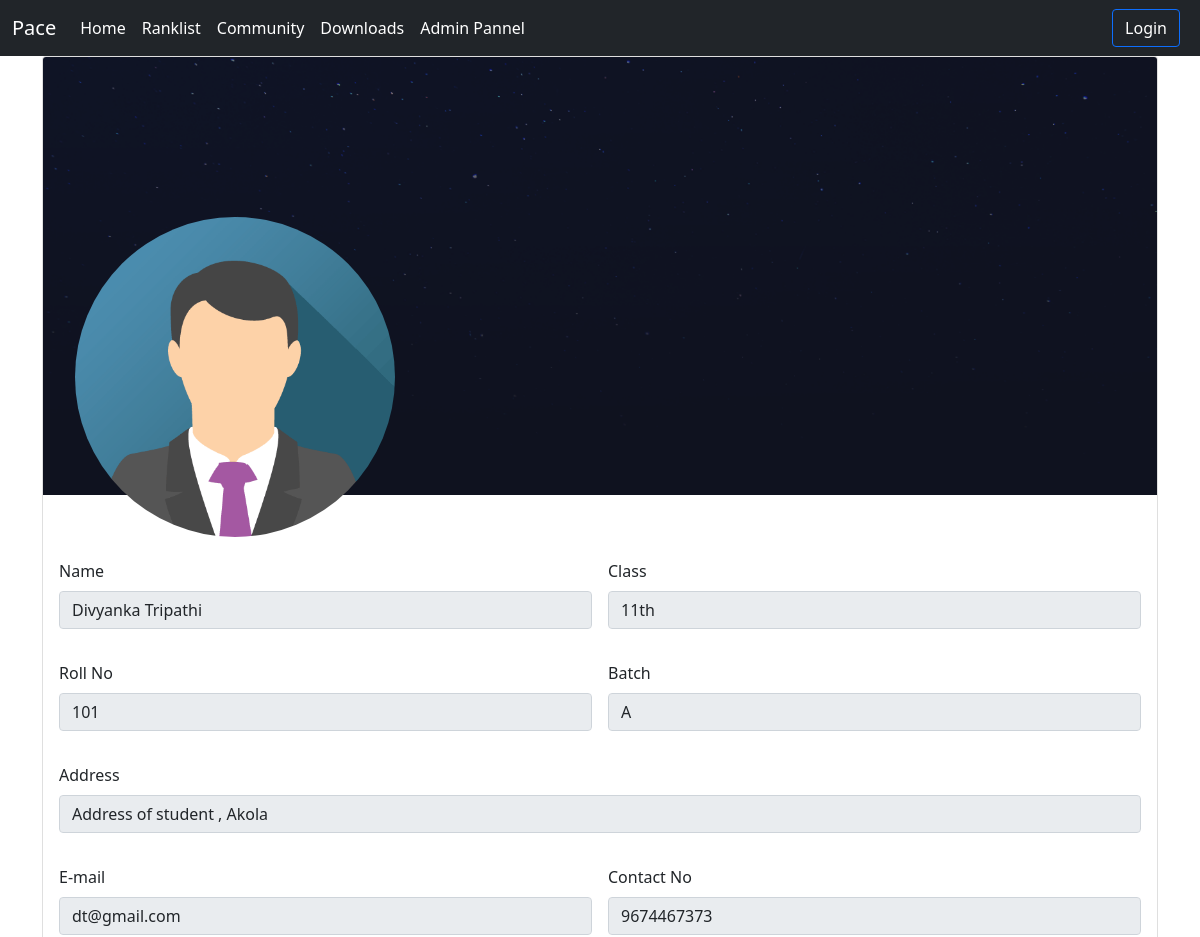
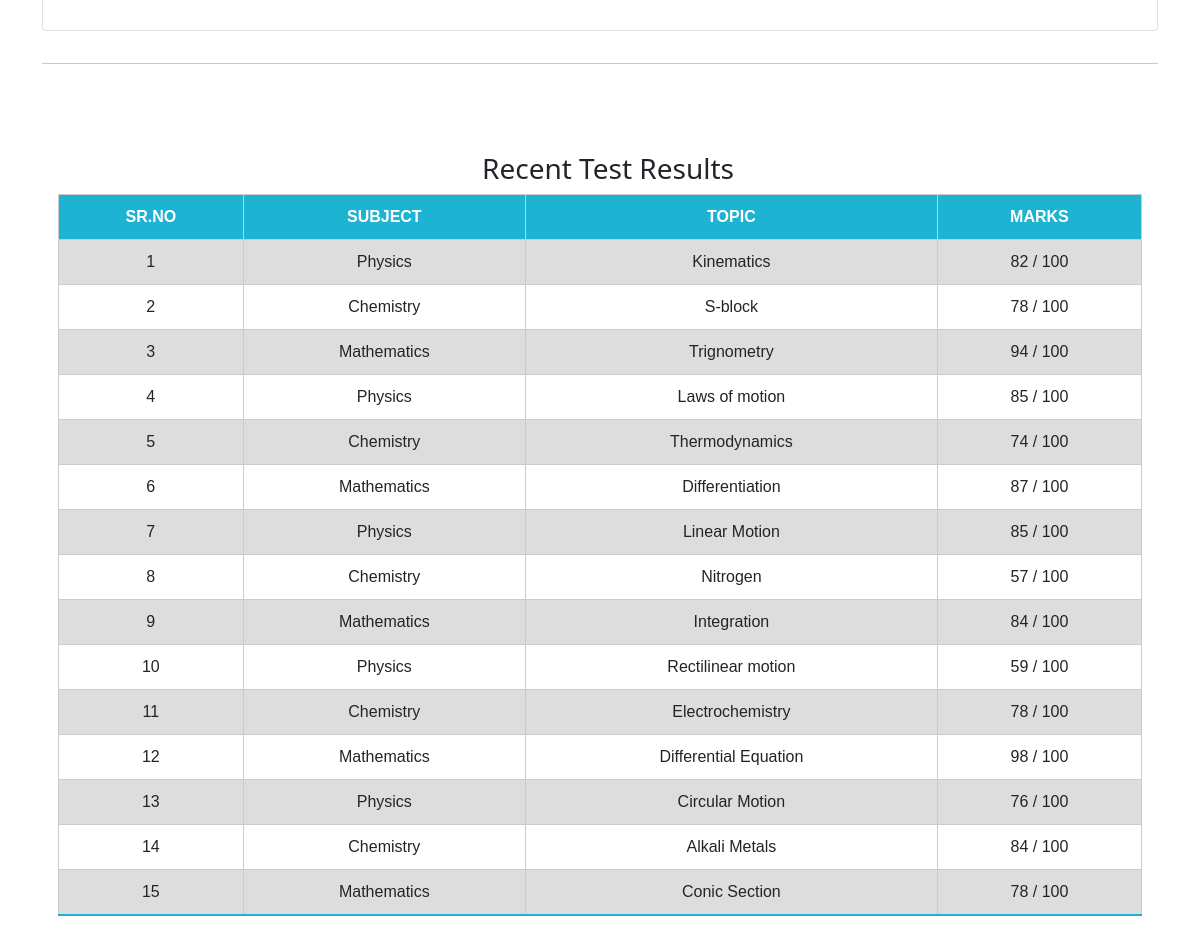
The page /student/showStudent/3/ on the database its author committed (2 pictures, top to bottom).
### student/models.py (models this page shows, shortened)
class Student(models.Model):
    user = models.OneToOneField(User, on_delete=models.CASCADE, null=True)
    name = models.CharField(max_length=200)
    stu_class = models.ForeignKey(Student_Class, on_delete=models.CASCADE,null=True)
    rollNo = models.IntegerField(default=0)
    batch = models.CharField(max_length=10)
    contact = models.CharField(max_length=100)
    address = models.CharField(max_length=300)
    email = models.CharField(max_length=100)
    image = models.ImageField(
        upload_to="profile", null=True, blank=True, default="stars.png")

class Student_Class(models.Model):
    stu_class = models.CharField(
        max_length=50, choices=CLASS_CHOICES, null=True)
    def __str__(self):
        return self.stu_class

class Subject(models.Model):
    subject = models.CharField(
        max_length=50, choices=SUBJECT_CHOICES, null=True)
    def __str__(self):
        return self.subject

### result/models.py (models this page shows)
class ExamResult(models.Model):
    exam = models.ForeignKey(Exam, on_delete=models.SET_NULL, null=True)
    student = models.ForeignKey(Student, on_delete=models.SET_NULL, null=True)
    marks_obtained = models.IntegerField()

### exam/models.py (models this page shows, shortened)
class Exam(models.Model):
    topic = models.CharField(max_length=200)
    subject = models.ForeignKey(Subject, on_delete=models.CASCADE)
    total_marks = models.IntegerField()
    student = models.ManyToManyField(Student)

### student/views.py (the view)
# urls.py: path("showStudent/<int:pk>/", views.show_student, name="show_student"),
def show_student(request, pk):
    student = Student.objects.get(id=pk)
    examresults = student.examresult_set.all()
    context = {'student': student, 'examresults': examresults}
    return render(request, "student/show_student.html", context)

### student/templates/student/show_student.html
{% extends 'home/base.html' %}
{% load static %}
{% block content %}
<div class="container">
    <div class="row">
        <div class="col-md-12">
            <div class="card mb-3">
                <img src="{% static 'images/stars.png' %}" class="card-img-top" alt="..." style="position: relative;">
                <div class="profile-wrapper" style="position: absolute;
                border-radius: 50%;
                top: 10rem;left: 2rem;
                ">
                    <img src="{{student.image.url}}" alt="" style="border-radius: 50%; width:20rem; height:20rem;">
                </div>
                <div class="card-body mt-5" style="top: 5rem;">
                    <form class="row g-3">
                        <div class="col-md-6 mb-3">
                            <label for="name" class="form-label">Name</label>
                            <input type="text" class="form-control" id="name" value="{{student.name}}" readonly>
                        </div>
                        <div class="col-md-6 mb-3">
                            <label for="class" class="form-label">Class</label>
                            <input type="text" class="form-control" id="class" value="{{student.stu_class}}" readonly>
                        </div>
                        <div class=" col-md-6 mb-3">
                            <label for="rollno" class="form-label">Roll No</label>
                            <input type="text" class="form-control" id="rollno" value="{{student.rollNo}}" readonly>
                        </div>
                        <div class="col-md-6 mb-3">
                            <label for="batch" class="form-label">Batch</label>
                            <input type="text" class="form-control" id="batch" value="{{student.batch}}" readonly>
                        </div>
                        <div class="col-12 mb-3">
                            <label for="address" class="form-label">Address </label>
                            <input type="text" class="form-control" id="address" value="{{student.address}}" readonly>
                        </div>
                        <div class="col-md-6 mb-3">
                            <label for="email" class="form-label">E-mail </label>
                            <input type="email" class="form-control" id="email" value="{{student.email}}" readonly>
                        </div>
                        <div class="col-md-6 mb-3">
                            <label for="contact" class="form-label">Contact No</label>
                            <input type="text" class="form-control" id="contact" value="{{student.contact}}" readonly>
                        </div>
                    </form>
                </div>
            </div>
        </div>
    </div>
    <hr>
    <br>
    <br>
    <div class="row m-2 p-2">
        <h3 class="text-center m-2">Recent Test Results</h3>
        <table class="">
            <tr>
                <th>Sr.No</th>
                <th>Subject</th>
                <th>Topic</th>
                <th>Marks </th>
            </tr>
            {% for examresult in examresults %}
            <tr>
                <td>{{ forloop.counter }}</td>
                <td>{{examresult.exam.subject}}</td>
                <td>{{examresult.exam.topic}}</td>
                <td>{{examresult.marks_obtained}} / {{examresult.exam.total_marks}}</td>
            </tr>
            {% endfor %}
        </table>
    </div>
</div>
{% endblock content %}

### home/templates/home/base.html (style rules this page uses)
table { font-family: Verdana, Geneva, Tahoma, sans-serif; border-collapse: collapse; text-align: center; position: relative; top: 50%; left: 50%; transform: translate(-50%, 0%); width: 800px; height: 200px; border-radius: 5px 5px 0 0; }
tr { transition: all 0.2s ease-in-out; cursor: pointer; }
table td, table th { border: 1px solid #cccccc; padding: 10px 12px; }
table th { font-weight: bold; background-color: #1fb3d3; color: #fff; text-transform: uppercase; }
tr:nth-child(even) { background-color: #dddddd; }
tr:last-child { border-bottom: 2px solid #1fb3d3; }

### rows shown on the page
Student: image (picture), name "Divyanka Tripathi", stu_class "11th", rollNo "101", batch "A", address "Address of student , Akola", email "dt@gmail.com", contact "9674467373"
ExamResult: exam.subject "Physics", exam.topic "Kinematics", marks_obtained "82", exam.total_marks "100"
ExamResult: exam.subject "Chemistry", exam.topic "S-block", marks_obtained "78", exam.total_marks "100"
ExamResult: exam.subject "Mathematics", exam.topic "Trignometry", marks_obtained "94", exam.total_marks "100"
ExamResult: exam.subject "Physics", exam.topic "Laws of motion", marks_obtained "85", exam.total_marks "100"
ExamResult: exam.subject "Chemistry", exam.topic "Thermodynamics", marks_obtained "74", exam.total_marks "100"
ExamResult: exam.subject "Mathematics", exam.topic "Differentiation", marks_obtained "87", exam.total_marks "100"
ExamResult: exam.subject "Physics", exam.topic "Linear Motion", marks_obtained "85", exam.total_marks "100"
ExamResult: exam.subject "Chemistry", exam.topic "Nitrogen", marks_obtained "57", exam.total_marks "100"
ExamResult: exam.subject "Mathematics", exam.topic "Integration", marks_obtained "84", exam.total_marks "100"
ExamResult: exam.subject "Physics", exam.topic "Rectilinear motion", marks_obtained "59", exam.total_marks "100"
ExamResult: exam.subject "Chemistry", exam.topic "Electrochemistry", marks_obtained "78", exam.total_marks "100"
ExamResult: exam.subject "Mathematics", exam.topic "Differential Equation", marks_obtained "98", exam.total_marks "100"
ExamResult: exam.subject "Physics", exam.topic "Circular Motion", marks_obtained "76", exam.total_marks "100"
ExamResult: exam.subject "Chemistry", exam.topic "Alkali Metals", marks_obtained "84", exam.total_marks "100"
ExamResult: exam.subject "Mathematics", exam.topic "Conic Section", marks_obtained "78", exam.total_marks "100"
